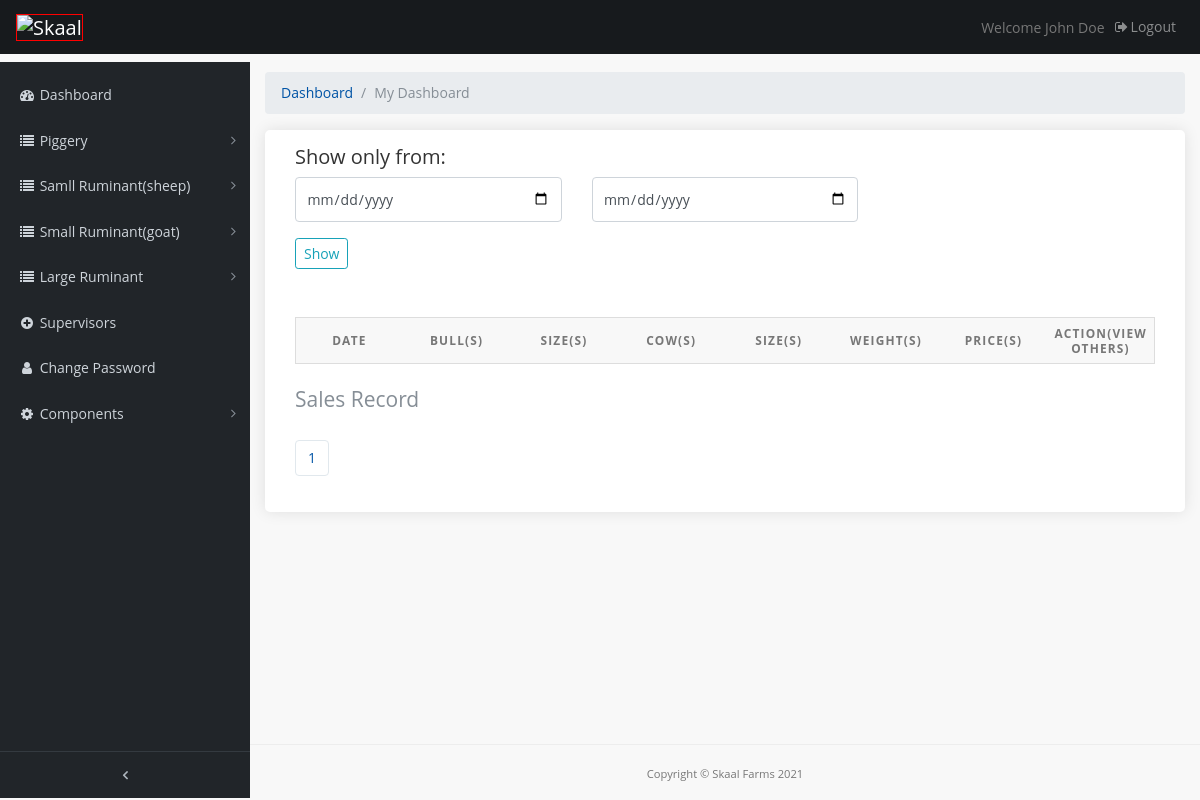
Page /pages/cow-sale-records on the earlier database version.
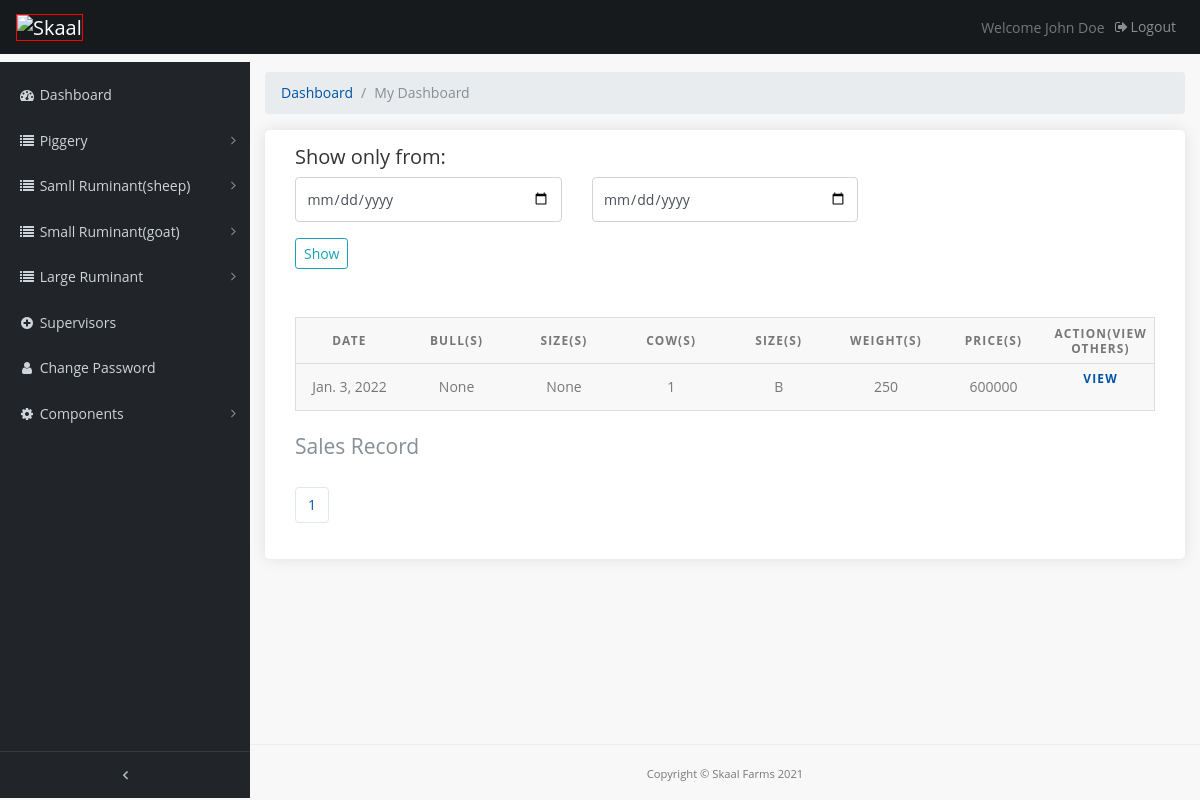
Same page on the later database version.
### farmrecord/models.py (models this page shows, shortened)
class CowSale(models.Model):
    date = models.DateField(default=timezone.now)
    cow_num = models.IntegerField(verbose_name='Cow(s)', null=True, blank=True)
    size = models.CharField(max_length=100, verbose_name='Size(s)', blank=True, null=True)
    bull_num = models.IntegerField(verbose_name='Bull(s)', null=True, blank=True)
    size1 = models.CharField(max_length=100, verbose_name='Size(s)', blank=True, null=True)
    section = models.ForeignKey(Section, verbose_name='Section', related_name='category9', null=True, on_delete=models.CASCADE)
    weight= models.IntegerField(verbose_name='Weight(s)')
    price = models.IntegerField(verbose_name='Price(s)')

### farmrecord/views.py (the view)
# urls.py: path('cow-sale-records', views.cow_salerec, name='cow_salerec'),
def cow_salerec(request):
    cow_srec = CowSale.objects.order_by('date')
    query_form = CowsaleFilter()
    paginated_filtercs = Paginator(cow_srec, 10)
    page_number = request.GET.get('page')
    cs_page_obj = paginated_filtercs.get_page(page_number)
    nums = "a" * cs_page_obj.paginator.num_pages
    context = {
        'cs_page_obj': cow_srec,
        'nums': nums,
        'q'    : query_form
    }
    context['cs_page_obj'] = cs_page_obj
    return render(request, 'cowsalerec.html',context)

### farmrecord/forms.py
class CowsaleFilter(forms.ModelForm):
    date = forms.DateField(widget=forms.HiddenInput(), required=False)
    start_date = forms.DateField(
        widget=forms.TextInput(attrs={'class': 'form-control', 'type' : 'date', 'placeholder': 'From'}))
    end_date = forms.DateField(
        widget=forms.TextInput(attrs={'class': 'form-control', 'type' : 'date', 'placeholder': 'To'}))
    class Meta:
        model = CowSale
        fields =('date',)

### templates/cowsalerec.html (shortened to what this page needs)
{% extends 'base.html' %}
{% load static %}
{% block content %}
  <div class="content-wrapper">
    <div class="container-fluid">
      <ol class="breadcrumb">
        <li class="breadcrumb-item">
          <a href="#">Dashboard</a>
        </li>
        <li class="breadcrumb-item active">My Dashboard</li>
      </ol>
		<div class="box_general padding_bottom">
      <h5>Show only from:</h5>
      <form class="mb-5" action="{% url 'farmrecord:cowsale_filter' %}">
        <div class="row">
          <div class="col-lg-4 col-md-12 form-group">
            {{ q.start_date }}
          </div>
          <div class="col-lg-4 col-md-12 form-group">
            {{ q.end_date }}
          </div>
        </div>
        <input type="submit" class="btn btn-outline-info btn-sm" value="Show">
      </form>
			<table>
        <caption>Sales Record</caption>
        <thead>
          <tr>
            <th scope="col">Date</th>
            <th scope="col">Bull(s)</th>
            <th scope="col">Size(s)</th>
            <th scope="col">Cow(s)</th>
            <th scope="col">Size(s)</th>
            <th scope="col">Weight(s)</th>
            <th scope="col">Price(s)</th>
            <th scope="col">ACTION(View others)</th>
          </tr>
        </thead>
        <tbody>
          {% if cs_page_obj %}
          {% for a in cs_page_obj %}
          <tr>
            <td data-label="Date">{{ a.date }}</td>
            <td data-label="Bull(s)">{{ a.bull_num }}</td>
            <td data-label="Size(s)">{{ a.size1 }}</td>
            <td data-label="Cow(s)">{{ a.cow_num }}</td>
            <td data-label="Size(s)">{{ a.size }}</td>
            <td data-label="Weight(s)">{{ a.weight }}</td>
            <td data-label="Price(s)">{{ a.price }}</td>
            <th data-label="Action" class="table"><a href="{% url 'farmrecord:cow_salerec_view' a.id %}" >View</a></th>
          {% endfor %}
          {% endif %}
          </tr>
        </tbody>
    </table>
    <nav aria-label="Page navigation example">
      <ul class="pagination">
       {% for i in nums %}
        <li class="page-item"><a href="?page={{ forloop.counter }}" class="page-link active">{{ forloop.counter }}</a></li>
       {% endfor %}
      </ul>
    </nav>
		</div>
	  </div>
   	</div>
{% endblock %}

Differences in the rows shown:
added CowSale: date "Jan. 3, 2022", bull_num "None", size1 "None", cow_num "1", size "B", weight "250", price "600000"
